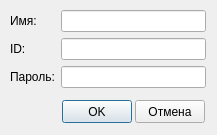
<?xml version="1.0" encoding="UTF-8"?>
<ui version="4.0">
 <class>Dialog</class>
 <widget class="QDialog" name="Dialog">
  <property name="geometry">
   <rect>
    <x>0</x>
    <y>0</y>
    <width>217</width>
    <height>135</height>
   </rect>
  </property>
  <property name="windowTitle">
   <string>АК: Изменить запись</string>
  </property>
  <property name="windowIcon">
   <iconset>
    <normaloff>img/microViewer.png</normaloff>img/microViewer.png</iconset>
  </property>
  <property name="modal">
   <bool>true</bool>
  </property>
  <widget class="QPushButton" name="pushButton_ok">
   <property name="geometry">
    <rect>
     <x>62</x>
     <y>100</y>
     <width>70</width>
     <height>23</height>
    </rect>
   </property>
   <property name="text">
    <string>OK</string>
   </property>
  </widget>
  <widget class="QPushButton" name="pushButton_cancel">
   <property name="geometry">
    <rect>
     <x>135</x>
     <y>100</y>
     <width>70</width>
     <height>23</height>
    </rect>
   </property>
   <property name="text">
    <string>Отмена</string>
   </property>
   <property name="autoDefault">
    <bool>false</bool>
   </property>
  </widget>
  <widget class="QWidget" name="formLayoutWidget">
   <property name="geometry">
    <rect>
     <x>10</x>
     <y>10</y>
     <width>201</width>
     <height>81</height>
    </rect>
   </property>
   <layout class="QFormLayout" name="formLayout">
    <property name="rightMargin">
     <number>5</number>
    </property>
    <item row="0" column="0">
     <widget class="QLabel" name="label_name">
      <property name="text">
       <string>Имя:</string>
      </property>
     </widget>
    </item>
    <item row="0" column="1">
     <widget class="QLineEdit" name="lineEdit_name">
      <property name="minimumSize">
       <size>
        <width>0</width>
        <height>22</height>
       </size>
      </property>
     </widget>
    </item>
    <item row="1" column="0">
     <widget class="QLabel" name="label_id">
      <property name="text">
       <string>ID:</string>
      </property>
     </widget>
    </item>
    <item row="1" column="1">
     <widget class="QLineEdit" name="lineEdit_id">
      <property name="minimumSize">
       <size>
        <width>0</width>
        <height>22</height>
       </size>
      </property>
     </widget>
    </item>
    <item row="2" column="0">
     <widget class="QLabel" name="label_pw">
      <property name="text">
       <string>Пароль:</string>
      </property>
     </widget>
    </item>
    <item row="2" column="1">
     <widget class="QLineEdit" name="lineEdit_pw">
      <property name="minimumSize">
       <size>
        <width>0</width>
        <height>22</height>
       </size>
      </property>
     </widget>
    </item>
   </layout>
  </widget>
 </widget>
 <resources/>
 <connections/>
</ui>
